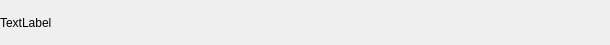
<?xml version="1.0" encoding="UTF-8"?>
<ui version="4.0">
 <class>FriendLabel</class>
 <widget class="QWidget" name="FriendLabel">
  <property name="geometry">
   <rect>
    <x>0</x>
    <y>0</y>
    <width>610</width>
    <height>45</height>
   </rect>
  </property>
  <property name="maximumSize">
   <size>
    <width>9999999</width>
    <height>45</height>
   </size>
  </property>
  <property name="windowTitle">
   <string>Form</string>
  </property>
  <layout class="QHBoxLayout" name="horizontalLayout">
   <property name="spacing">
    <number>0</number>
   </property>
   <property name="leftMargin">
    <number>0</number>
   </property>
   <property name="topMargin">
    <number>0</number>
   </property>
   <property name="rightMargin">
    <number>0</number>
   </property>
   <property name="bottomMargin">
    <number>0</number>
   </property>
   <item>
    <widget class="QLabel" name="tip_lb">
     <property name="text">
      <string>TextLabel</string>
     </property>
    </widget>
   </item>
   <item>
    <widget class="QWidget" name="close_wid" native="true">
     <property name="minimumSize">
      <size>
       <width>25</width>
       <height>25</height>
      </size>
     </property>
     <property name="maximumSize">
      <size>
       <width>25</width>
       <height>25</height>
      </size>
     </property>
     <layout class="QHBoxLayout" name="horizontalLayout_2">
      <property name="spacing">
       <number>0</number>
      </property>
      <property name="leftMargin">
       <number>0</number>
      </property>
      <property name="rightMargin">
       <number>0</number>
      </property>
      <property name="bottomMargin">
       <number>0</number>
      </property>
      <item>
       <widget class="ClickedLabel" name="close_lb">
        <property name="minimumSize">
         <size>
          <width>15</width>
          <height>15</height>
         </size>
        </property>
        <property name="maximumSize">
         <size>
          <width>15</width>
          <height>15</height>
         </size>
        </property>
        <property name="styleSheet">
         <string notr="true">border-image:url(:/res/tipclose.png)</string>
        </property>
        <property name="text">
         <string/>
        </property>
       </widget>
      </item>
     </layout>
    </widget>
   </item>
  </layout>
 </widget>
 <customwidgets>
  <customwidget>
   <class>ClickedLabel</class>
   <extends>QLabel</extends>
   <header location="global">clickedlabel.h</header>
  </customwidget>
 </customwidgets>
 <resources/>
 <connections/>
</ui>
